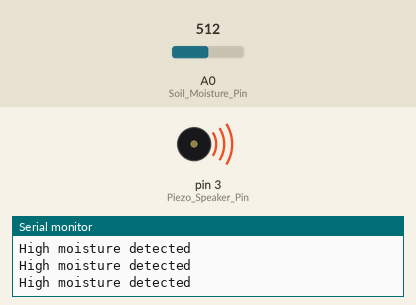
Recording of a sketch running on a simulated Arduino Uno, built with avr-gcc and run on an emulated ATmega328P. Parts: buzzer (waves = sounding), the last lines printed to the serial monitor. The inputs (shaded band) are chosen by the test bench; at power-on: A0 (Soil_Moisture_Pin) = 512.

Above: at 1.2 s.
1.3 s: A0 (Soil_Moisture_Pin) set to 413
4.3 s: A0 (Soil_Moisture_Pin) set to 391
At 5.1 s:
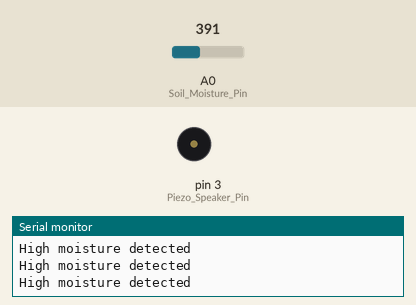
5.9 s: A0 (Soil_Moisture_Pin) set to 410
At 6.5 s:
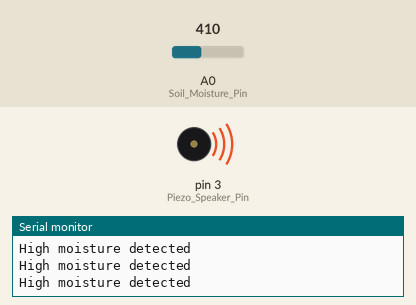
8.9 s: A0 (Soil_Moisture_Pin) set to 390
At 9.7 s:
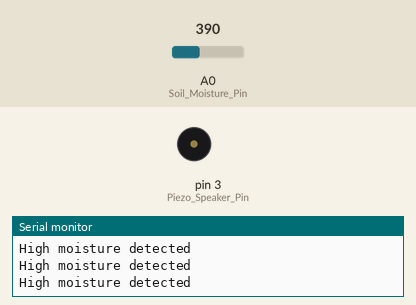
Timing chart, 0 to 11.5 s (numbered marks = the images above; inputs shaded):
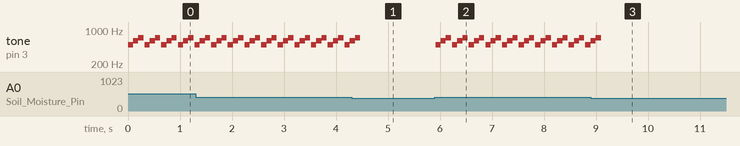

The sketch:

Firmware.ino
```cpp
#include "Global.h"

void setup()
{
	Serial.begin(9600);
	Serial.println("start");
}

void loop()
{
	if(soilMoisture.read() > 400)
	{
		Serial.println("High moisture detected");
		piezoSpeaker.write(500); //play tone of 500 Hz
		delay(100);
		piezoSpeaker.write(600); //play tone of 600 Hz
		delay(100);
		piezoSpeaker.write(700); //play tone of 700 Hz
		delay(100);
		piezoSpeaker.turnOff();
	}
	delay(20);

}
```

Global.cpp
```cpp
#include "Global.h"

extern SoilMoisture soilMoisture = SoilMoisture(Soil_Moisture_Pin);
extern PiezoSpeaker piezoSpeaker = PiezoSpeaker(Piezo_Speaker_Pin);
```

Global.h
```cpp
#ifndef GLOBAL_H
#define GLOBAL_H

#include "Pins.h"


#include "SoilMoisture.h"
#include "PiezoSpeaker.h"

extern SoilMoisture soilMoisture;
extern PiezoSpeaker piezoSpeaker;

#endif //GLOBAL_H
```

PiezoSpeaker.cpp
```cpp
#include "PiezoSpeaker.h"

PiezoSpeaker::PiezoSpeaker(int pin) : signalPin(pin) {}

void PiezoSpeaker::write(int frequency)
{
	tone(signalPin,frequency);
}
void PiezoSpeaker::write(int frequency,int duration)
{
	tone(signalPin,frequency,duration);
}
void PiezoSpeaker::turnOff()
{
	noTone(signalPin);
}
```

PiezoSpeaker.h
```cpp
#ifndef PiezoSpeaker_H
#define PiezoSpeaker_H

#include "arduino.h"

class PiezoSpeaker
{
	public:
		PiezoSpeaker(int pin);
		void write(int tone);
		void write(int tone,int duration);
		void turnOff();

	private:
		const int signalPin;
};
#endif //PiezoSpeaker_H
```

SoilMoisture.cpp
```cpp
#include "SoilMoisture.h"

SoilMoisture::SoilMoisture(int pin) : signalPin(pin) {}

int SoilMoisture::read() //return SoilMoisture reading
{
	return analogRead(signalPin);
}
```

SoilMoisture.h
```cpp
#ifndef SoilMoisture_H
#define SoilMoisture_H

#include "arduino.h"

class SoilMoisture
{
	public:
		SoilMoisture(int pin);
		int read();

	private:
		const int signalPin;
};
#endif //SoilMoisture_H
```

Pins.h
```cpp
#ifndef PINS_H
#define PINS_H

/*Soil Moisture*/
#define Soil_Moisture_Pin	A0

/*Piezo Speaker*/
#define Piezo_Speaker_Pin 	3

#endif //__PINS_H
```

Measured:
- the behaviour switches between 401 and 400 on A0 (Soil_Moisture_Pin) (found by bisection; images 0 and 1)
- after the input at 4.3 s, tone on pin 3 (Piezo_Speaker_Pin): goes on until 4.5 s, then stays silent
- after the input at 5.9 s, tone on pin 3 (Piezo_Speaker_Pin): silent → 500 Hz at once, then repeats every 0.32 s: 600 Hz 0.10 s, 700 Hz 0.10 s, silent 0.02 s, 500 Hz 0.10 s
- after the input at 8.9 s, tone on pin 3 (Piezo_Speaker_Pin): goes on until 9.1 s, then stays silent
- by itself, tone on pin 3 (Piezo_Speaker_Pin): repeats every 0.32 s: 700 Hz 0.10 s, silent 0.02 s, 500 Hz 0.10 s, 600 Hz 0.10 s
